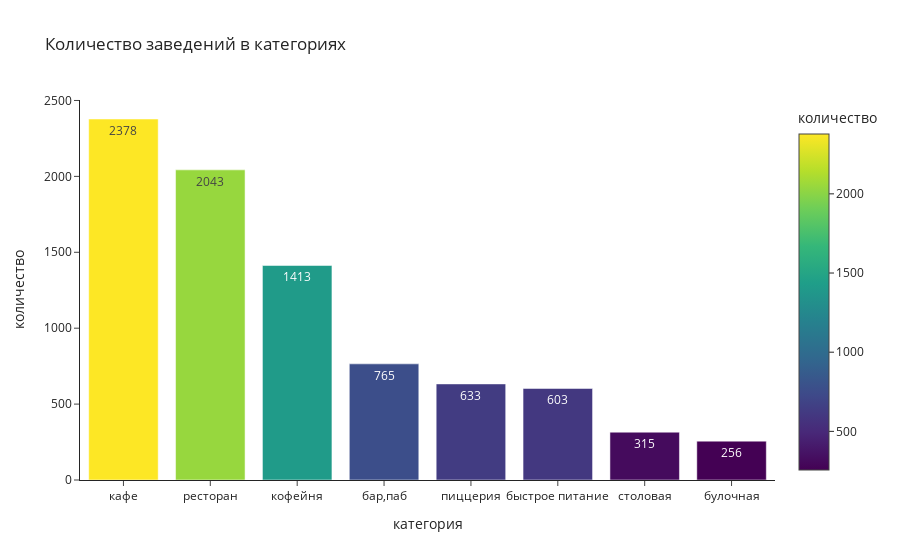

The notebook cell saved with this chart:
### Code cell
px.bar(category,
       x='category',
       y='count',
       labels=dict(
           count='количество',
           category='категория'
           ),
       text='count',
       color='count',
       title='Количество заведений в категориях',
       template='simple_white'
       )

### Figure 1 — Plotly figure (JSON) as saved in the notebook; plotly's stock layout.template omitted (floating-point values rounded to 4 significant figures)
{"data": [{"alignmentgroup": "True", "hovertemplate": "категория=%{x}<br>количество=%{marker.color}<extra></extra>", "legendgroup": "", "marker": {"color": [2378, 2043, 1413, 765, 633, 603, 315, 256], "coloraxis": "coloraxis", "pattern": {"shape": ""}}, "name": "", "offsetgroup": "", "orientation": "v", "showlegend": false, "text": [2378, 2043, 1413, 765, 633, 603, 315, 256], "textposition": "auto", "type": "bar", "x": ["кафе", "ресторан", "кофейня", "бар,паб", "пиццерия", "быстрое питание", "столовая", "булочная"], "xaxis": "x", "y": [2378, 2043, 1413, 765, 633, 603, 315, 256], "yaxis": "y"}], "layout": {"barmode": "relative", "coloraxis": {"colorbar": {"title": {"text": "количество"}}, "colorscale": [[0, "#440154"], [0.1111, "#482878"], [0.2222, "#3e4989"], [0.3333, "#31688e"], [0.4444, "#26828e"], [0.5556, "#1f9e89"], [0.6667, "#35b779"], [0.7778, "#6ece58"], [0.8889, "#b5de2b"], [1, "#fde725"]]}, "legend": {"tracegroupgap": 0}, "title": {"text": "Количество заведений в категориях"}, "xaxis": {"anchor": "y", "domain": [0, 1], "title": {"text": "категория"}}, "yaxis": {"anchor": "x", "domain": [0, 1], "title": {"text": "количество"}}}}
